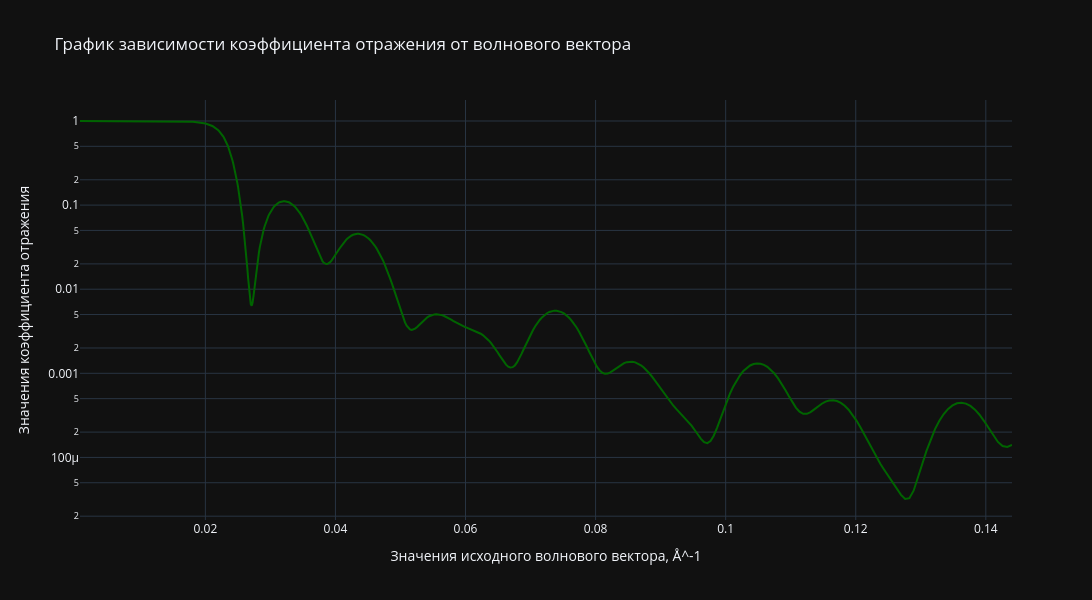

The code cell stored with this chart in its notebook:
### Code cell
from plotting import *

# Построение графиков
plot_reflection_vs_wavevector(r, q, Ndots)

### Figure 1 — Plotly figure (JSON) as saved in the notebook; plotly's stock layout.template omitted (floating-point values rounded to 4 significant figures; data arrays with more than 128 entries replaced by an {"elided": "..."} marker saying what was removed)
{"data": [{"marker": {"color": "darkgreen", "opacity": 1, "size": 2.2}, "mode": "lines", "x": {"elided": "1050 float values"}, "y": {"elided": "1050 float values"}, "type": "scatter"}], "layout": {"yaxis": {"title": {"text": "Значения коэффициента отражения"}, "type": "log"}, "title": {"text": "График зависимости коэффициента отражения от волнового вектора"}, "xaxis": {"title": {"text": "Значения исходного волнового вектора, Å^-1"}}, "width": 1440, "height": 600}}
